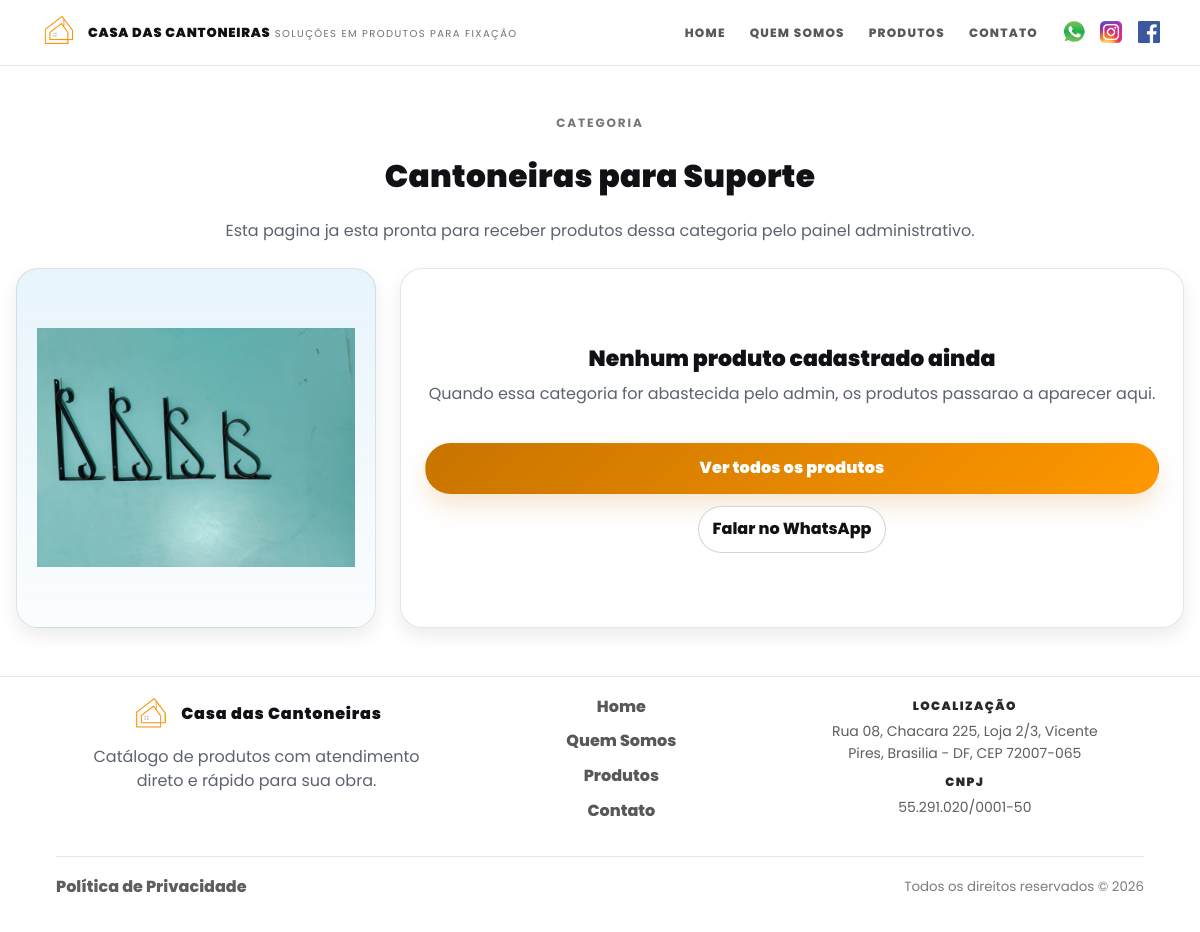
Screenshot of /categorias/kits-para-montagem with the database file from the repository.
### models.py (models this page shows)
class Categoria(Base):
    __tablename__ = "categorias"
    id = Column(Integer, primary_key=True, index=True)
    slug = Column(String(120), nullable=False, unique=True, index=True)
    nome = Column(String(120), nullable=False)
    nome_exibicao = Column(String(120), nullable=False)
    subtitulo_exibicao = Column(String(120), nullable=True)
    imagem_url = Column(String, nullable=True)
    imagem_mime = Column(String(64), nullable=True)
    imagem_bytes = Column(LargeBinary, nullable=True)
    imagem_sha256 = Column(String(64), nullable=True)
    ordem_exibicao = Column(Integer, nullable=False, default=0, server_default="0")
    criado_em = Column(DateTime(timezone=True), server_default=func.now())
    atualizado_em = Column(DateTime(timezone=True), server_default=func.now(), onupdate=func.now())

### main.py (the view)
@app.get("/categorias/{slug}", response_class=HTMLResponse)
def categoria_detalhe(slug: str, request: Request, db: Session = Depends(get_db)):
    catalogo = _catalogo_index(db)
    categoria = catalogo["categorias_por_slug"].get(slug)
    if not categoria:
        raise HTTPException(status_code=404, detail="Categoria nao encontrada")
    subcategorias = catalogo["subcategorias_por_categoria"].get(slug, [])
    produtos_db = [] if subcategorias else crud.get_produtos(db, categoria_slug=slug)
    whatsapp_link = gerar_link_whatsapp_text(f"Ola! Tenho interesse na categoria {categoria['nome']}.")
    return templates.TemplateResponse(
        "categoria.html",
        {
            "request": request,
            "categoria": categoria,
            "produtos": [
                _produto_view(
                    produto,
                    categorias_por_slug=catalogo["categorias_por_slug"],
                    subcategorias_por_chave=catalogo["subcategorias_por_chave"],
                )
                for produto in produtos_db
            ],
            "subcategorias": subcategorias,
            "subcategoria_atual": None,
            "whatsapp_numero": telefone_visivel(),
            "whatsapp_link": whatsapp_link,
        },
    )

### templates/categoria.html (shortened to what this page needs)
{% extends "base_new.html" %}
{% block body_class %}home-ref{% endblock %}
{% block content %}
<section class="category-page">
  <div class="section-container">
    <div class="category-page__hero">
      <p class="kicker">{% if subcategoria_atual %}Subcatalogo{% else %}Categoria{% endif %}</p>
      {% if subcategoria_atual %}
      <p class="category-page__breadcrumb">
        <a href="/categorias/{{ categoria.slug }}">{{ categoria.nome_exibicao }}</a>
        {% if categoria.subtitulo_exibicao %}
        <span>/ {{ categoria.subtitulo_exibicao }}</span>
        {% endif %}
      </p>
      <h1 class="heading-section">{{ subcategoria_atual.nome_exibicao }}</h1>
      {% else %}
      <h1 class="heading-section">{{ categoria.nome_exibicao }}</h1>
      {% endif %}
      <p class="muted">
        {% if subcategoria_atual %}
        Confira os produtos disponiveis nesta linha.
        {% elif subcategorias %}
        Escolha um subcatalogo para acessar os produtos internos desta linha.
        {% elif produtos %}
        Confira os produtos disponiveis nesta categoria e abra os detalhes de cada item.
        {% else %}
        Esta pagina ja esta pronta para receber produtos dessa categoria pelo painel administrativo.
        {% endif %}
      </p>
    </div>
    {% if produtos %}
    <section class="products-modern category-products">
      <div class="grid-produtos" id="produtosGrid">
        {% for p in produtos %}
        <div class="card-produto">
          <div class="card-image-container">
            <img
              src="{{ p.imagem_url or '/static/images/placeholder.png' }}"
              alt="{{ p.nome }}"
              class="card-image"
              onerror="this.src='/static/images/placeholder.png'"
            >
          </div>
          <div class="card-content">
            <h3 class="card-title">{{ p.nome }}</h3>
            {% if not subcategoria_atual %}
            <div class="card-actions card-actions--single">
              <a href="/produto/{{ p.id }}" class="btn-product">Ver detalhes</a>
            </div>
            {% endif %}
          </div>
        </div>
        {% endfor %}
      </div>
    </section>
    {% else %}
    <div class="category-empty-state">
      <div class="category-empty-state__media">
        <img
          src="{{ categoria.imagem_url }}"
          alt="{{ categoria.nome_exibicao }}"
          class="category-empty-state__image"
        >
      </div>
      <div class="category-empty-state__content">
        <h2 class="section-title">Nenhum produto cadastrado ainda</h2>
        <p class="section-subtitle">
          Quando essa categoria for abastecida pelo admin, os produtos passarao a aparecer aqui.
        </p>
        <div class="produto-actions">
          <a href="/produtos" class="btn-product">Ver todos os produtos</a>
          <a href="{{ whatsapp_link }}" target="_blank" rel="noopener" class="btn-secondary">
            Falar no WhatsApp
          </a>
        </div>
      </div>
    </div>
    {% endif %}
  </div>
</section>
{% endblock %}

### static/css/site.css (style rules this page uses)
:root { --bg: #ffffff; --surface: #ffffff; --text: #101114; --muted: #5c6270; --line: rgba(16,17,20,0.10); --brand: #c87400; --brand-2: #ff9800; --brand-ink: #1a1a1a; --catalog-frame-border: 5px solid var(--brand-2); --catalog-frame-shadow: 0 20px 34px rgba(23,153,219,0.10); --radius-sm: 10px; --radius-md: 16px; --radius-lg: 22px; --shadow-sm: 0 8px 18px rgba(16,17,20,0.08); --shadow-md: 0 18px 45px rgba(16,17,20,0.12); --container: 1200px; --space-1: 6px; --space-2: 10px; --space-3: 14px; --space-4: 18px; --space-5: 24px; --space-6: 32px; --space-7: 48px; --space-8: 72px; --h1: clamp(34px, 3.6vw, 52px); --h2: clamp(26px, 2.6vw, 38px); --h3: 20px; --base: 16px; --small: 14px; --mobile-nav-breakpoint: 1020px; --laranja: var(--brand); --laranja-claro: #ffe8c6; --cinza-medio: rgba(16,17,20,0.16); --cinza-escuro: var(--text); --transition-fast: all .12s ease; }
* { box-sizing: border-box; }
html, body { height: 100%; }
body { margin: 0; font-family: "Poppins", system-ui, -apple-system, Segoe UI, Roboto, Arial, sans-serif; font-size: var(--base); line-height: 1.55; color: var(--text); background: var(--bg); }
.neo-container, .section-container { width: min(100% - 32px, var(--container)); margin-inline: auto; text-align: center; }
img { max-width: 100%; height: auto; display: block; }
a { color: inherit; text-decoration: none; }
.kicker { letter-spacing: 0.16em; text-transform: uppercase; font-weight: 700; font-size: 12px; color: rgba(16,17,20,0.58); margin: 0 0 var(--space-3); }
.heading-section { margin: 0 0 var(--space-4); font-size: var(--h2); font-weight: 900; letter-spacing: 0.01em; width: 100%; margin-top: 20px; }
.muted { margin: 0; color: var(--muted); padding: 0%; }
.btn-secondary { display: inline-flex; align-items: center; justify-content: center; padding: 10px 14px; border-radius: 999px; border: 1px solid rgba(16,17,20,0.18); background: #fff; color: var(--text); font-weight: 800; }
.section-container { width: min(100% - 32px, var(--container)); margin-inline: auto; padding-inline: 0; }
.btn-product { width: 100%; display: inline-flex; align-items: center; justify-content: center; gap: 8px; border-radius: 999px; border: 1px solid transparent; min-height: 48px; padding: 12px 16px; font-weight: 900; letter-spacing: 0.01em; background: linear-gradient(135deg, var(--brand) 0%, var(--brand-2) 100%); color: #fff; box-shadow: 0 12px 24px rgba(200,116,0,0.18); transition: transform .12s ease, box-shadow .12s ease, filter .12s ease; }
.category-page { padding-block: var(--space-7); }
.category-page__hero { width: min(100%, 760px); margin: 0 auto var(--space-5); }
.produto-actions { display: flex; flex-wrap: wrap; gap: 12px; margin-top: 20px; justify-content: center; }
.category-empty-state { display: grid; grid-template-columns: minmax(280px, 360px) 1fr; gap: 24px; align-items: stretch; }
.category-empty-state__media, .category-empty-state__content { border-radius: var(--radius-lg); border: 1px solid rgba(16,17,20,0.10); background: #fff; box-shadow: var(--shadow-sm); }
.category-empty-state__media { padding: 20px; background: linear-gradient(180deg, rgba(23,153,219,0.10), rgba(23,153,219,0.02)), #fff; }
.category-empty-state__image { width: 100%; aspect-ratio: 1 / 1; object-fit: contain; display: block; }
.category-empty-state__content { padding: 24px; display: flex; flex-direction: column; justify-content: center; }
.section-title { margin: 0 0 6px; font-weight: 950; font-size: 22px; }
.section-subtitle { margin: 0 0 16px; color: var(--muted); }

### rows the page displays
Categoria: nome_exibicao "Cantoneiras para Suporte", imagem_url (picture)

### other values shown
{{ STORE_ADDRESS }} "Rua 08, Chacara 225, Loja 2/3, Vicente Pires, Brasilia - DF, CEP 72007-065"
{{ STORE_CNPJ }} "55.291.020/0001-50"
